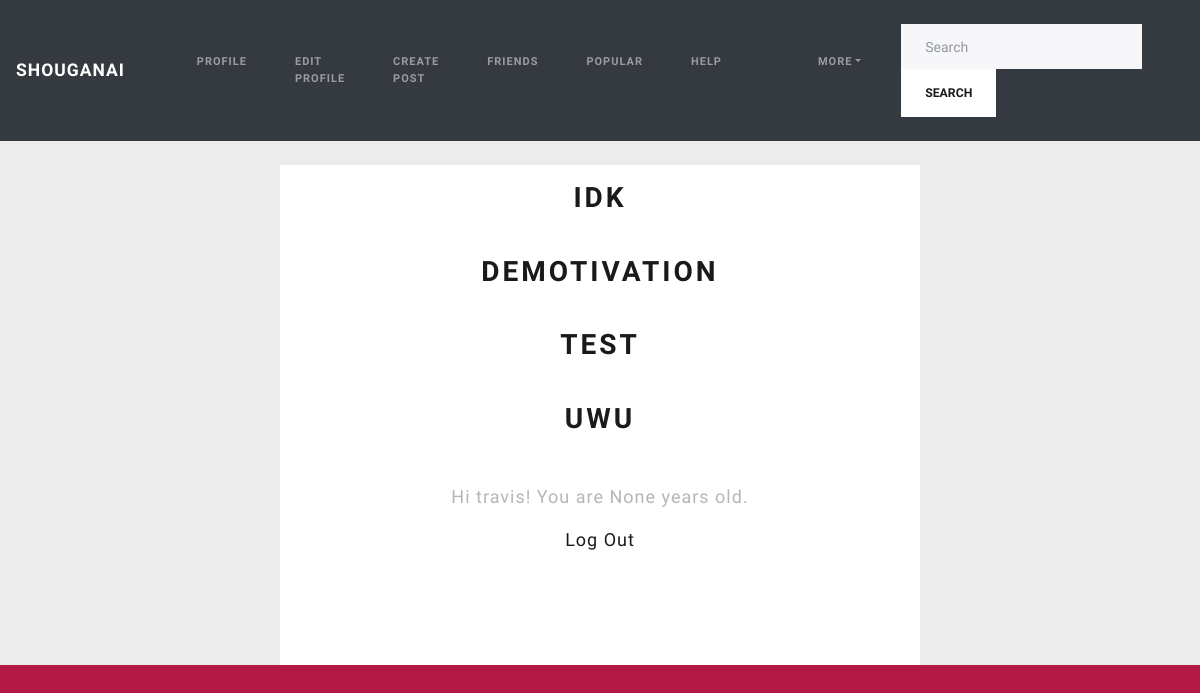
The app's page / (signed in), older data.
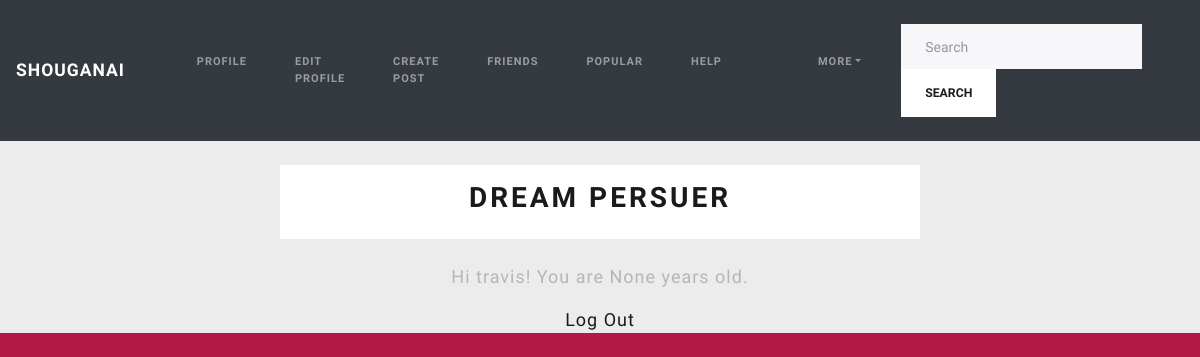
The same page, newer data.
### Shougonai/models.py (models this page shows, shortened)
class Posts(models.Model):
    title = models.CharField(max_length=500)
    author = models.ForeignKey(
        'accounts.CustomUser',
        on_delete=models.CASCADE,
    )
    body = models.TextField()
    post_image = models.ImageField(null=True, blank=True, upload_to="media/images/")

### accounts/models.py (models this page shows)
class CustomUser(AbstractUser):
    age = models.PositiveIntegerField(null=True, blank=True)

### Shougonai/views.py (the view)
# urls.py: path('', BlogListView.as_view(), name='home'),
class BlogListView(LoginRequiredMixin, ListView):
    model = Posts
    template_name = 'home.html'

### templates/home.html
<!DOCTYPE html>
{% extends 'base.html' %} {% block content %} {% for posts in object_list %}
<div class="posts-entry">
  <h2><a href="{% url 'post_detail' posts.pk %}">{{ posts.title }}</a></h2>
  {% endfor %}
</div>
<div>
  {% if user.is_authenticated %}
  <p>Hi {{ user.username }}! You are {{ user.age }} years old.</p>
  <p><a href="{% url 'logout' %}">Log Out</a></p>
  {% else %}
  <p>You are not logged in.</p>
  <a href="{% url 'login' %}">Log In</a>
  <a href="{% url 'login' %}">Sign Up</a>
  {% endif %}
</div>
{% endblock content %}

### templates/base.html (shortened to what this page needs)
<!DOCTYPE html>
{% load static %}
<html lang="en">
  <head>
    <link rel="stylesheet" href="{% static 'css/boot.css' %}" />
    <link rel="stylesheet" href="{% static 'css/base.css' %}" />
  </head>
  <body class="dark">
    <div>
      <header>
        <nav class="navbar navbar-expand-lg navbar-dark bg-dark">
          <a class="navbar-brand" href="{% url 'home' %}">Shouganai</a>
          <div class="collapse navbar-collapse" id="navbarColor02">
            <ul class="navbar-nav mr-auto">
              <li class="nav-item">
                <a class="nav-link" href="#">Profile</a>
                <a class="nav-link" href="#"
                  >
                </a>
              </li>
              <li class="nav-item">
                <a class="nav-link" href="{% url 'edit_profile' %}">Edit Profile</a>
              </li>
              <li class="nav-item">
                <a class="nav-link" href="{% url 'post_new' %}">Create Post</a>
              </li>
              <li class="nav-item">
                <a class="nav-link" href="#">Friends</a>
              </li>
              <li class="nav-item">
                <a class="nav-link" href="#">Popular</a>
              </li>
              <li class="nav-item">
                <a class="nav-link" href="#">Help</a>
              </li>
              <li class="nav-item" id="themebutton">
                <a href="#" class="nav-link"></a>
              </li>
              {% if user.is_authenticated %}
              <li class="nav-item dropdown">
                <a
                  class="nav-link dropdown-toggle"
                  data-toggle="dropdown"
                  href="#"
                  role="button"
                  aria-haspopup="true"
                  aria-expanded="false"
                  >More</a
                >
              </li>
              {% endif %}
            </ul>
            <form class="form-inline my-2 my-lg-0">
              <input
                class="form-control mr-sm-2"
                type="text"
                placeholder="Search"
              />
              <button class="btn btn-secondary my-2 my-sm-0" type="submit">
                Search
              </button>
            </form>
          </div>
        </nav>
      </header>
      {% block content %} {% endblock content %}
    </div>
  </body>
</html>

### static/css/base.css (style rules this page uses)
html { background-color: #B31945; }
body { text-align: center; font-family: 'Source Sans Pro', sans-serif; font-size: 18px; background-color: #03243A; }
.nav-item { width: 100%; overflow: none; height: auto; }
.nav-link { float: left; padding: 12px; text-decoration: none; font-size: 11px; width: 25%; text-align: center; }
.posts-entry { margin: 1.5rem auto; padding: 1rem; max-width: 40rem; background-color: white; border: 1rem black; }
@media (prefers-color-scheme: light) { :root { --text-color: #1f1f1f; --background: #000000 } }
body { color: var(--text-color); background: var(--background); }
.dark { --text-color: #b6b6b6; --background: #ececec; }

Row changes from the older to the newer data that the page shows:
removed Posts: title "IDK"
removed Posts: title "DEMOTIVATION"
removed Posts: title "TEST"
removed Posts: title "UWU"
added Posts: title "DREAM PERSUER"
